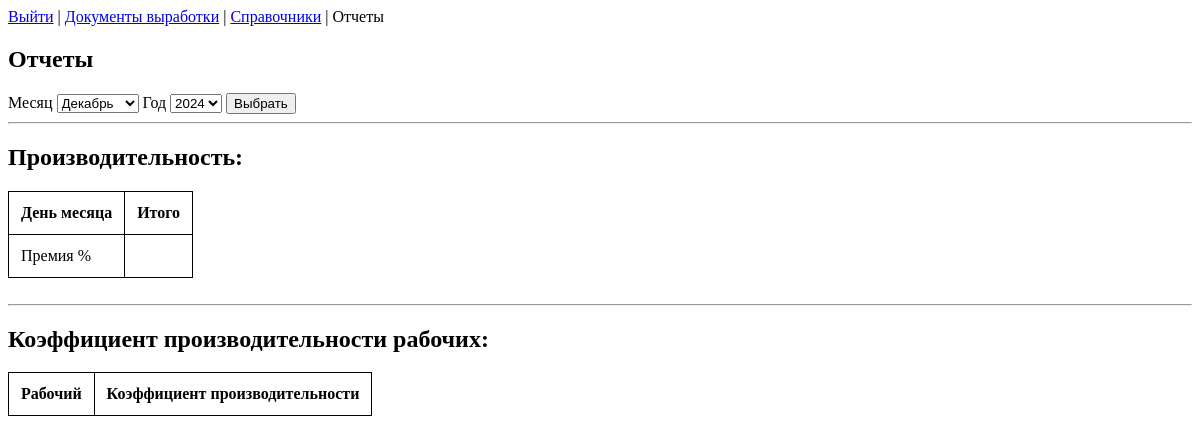
Before: /perf/report/ (signed in) with the older database file.
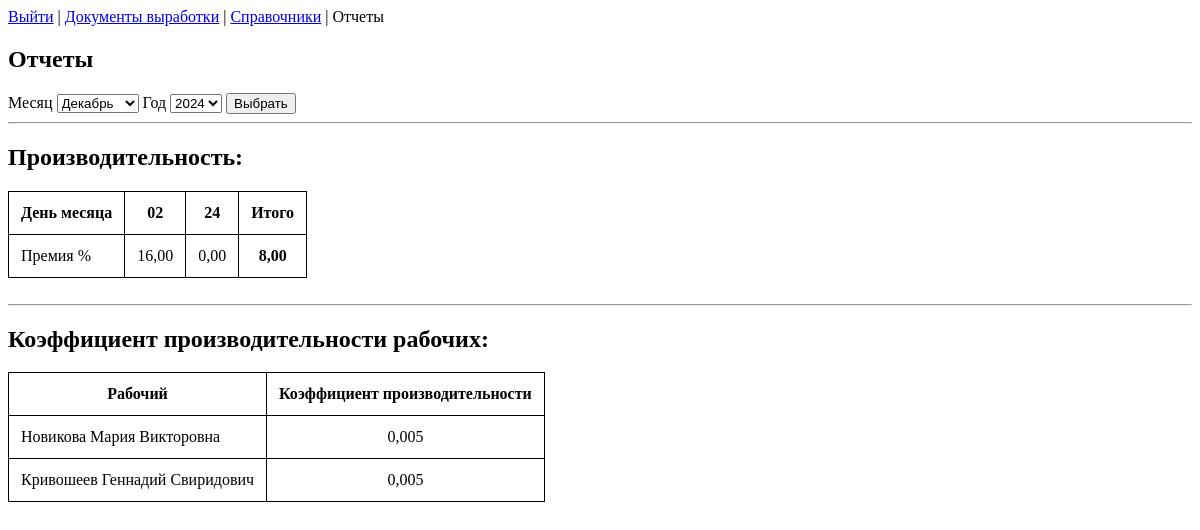
After: the same page with the newer database file.
### performance/models.py (models this page shows, shortened)
class CreatedProducts(models.Model):
    doc_data = models.DateField(default=timezone.now(), verbose_name='Дата')
    doc_number = models.PositiveSmallIntegerField(unique_for_year='doc_data', null=False, verbose_name='Номер')
    percent = models.DecimalField(max_digits=8, decimal_places=5, verbose_name='Процент выработки') # рассчитывается
    description = models.TextField(blank=True, verbose_name='Комментарий')
    class Meta:
        verbose_name_plural = 'Документы выработки'
        verbose_name = 'Документ выработки'
        ordering = ['doc_data']

class Employee(models.Model):
    STATUS = ((True, 'Уволен'), (False, 'Сотрудник'))
    fullname = models.CharField(max_length=150, verbose_name='ФИО')
    hired = models.DateField(default=timezone.now(), verbose_name='Устроен')
    dismissed = models.BooleanField(choices=STATUS, default=False, verbose_name='Статус')
    class Meta:
        verbose_name_plural = 'Сотрудники'
        verbose_name = 'Сотрудник'
        ordering = ['fullname']
    def __str__(self):
        return self.fullname

### performance/views.py (the view)
# urls.py: path('report/', report_view, name='report'),
def report_view(request):
    if not request.user.is_authenticated:
        return redirect('login')
    years, mounts, current_year, current_month = array_for_date_selection()
    if request.method == 'POST':
        req_post = request.POST
        select_data = req_post.get('select_data')
        if select_data:
            current_year = int(req_post.get('year'))
            current_month = int(req_post.get('mount'))
    docs = CreatedProducts.objects.filter(doc_data__month=current_month, doc_data__year=current_year)
    percent_avg = docs.aggregate(Avg('percent'))['percent__avg']
    NORMA_MIN = 10560
    sample = Brigade.objects.filter(doc__doc_data__month=current_month, doc__doc_data__year=current_year)
    workers = {}
    for obj in sample:
        if obj.employee in workers:
            workers[obj.employee] += obj.working.hour * 60 + obj.working.minute
        else:
            workers[obj.employee] = obj.working.hour * 60 + obj.working.minute
    for key, value in workers.items():
        workers[key] = value / NORMA_MIN * float(percent_avg / 100)
    context = {
        'docs': docs,
        'years': years,
        'mounts': mounts,
        'current_year': current_year,
        'current_month': current_month,
        'percent_avg': percent_avg,
        'workers': workers,
    }
    return render(request, 'reports.html', context=context)

### performance/views.py (called while the page is built)
def array_for_date_selection():
    month = localdate().month
    year = localdate().year
    mounts = [
        'Январь', 'Февраль', 'Март',
        'Апрель', 'Май', 'Июнь',
        'Июль', 'Август', 'Сентябрь',
        'Октябрь', 'Ноябрь', 'Декабрь'
    ]
    years = []
    for i in range(year-5, year+1):
        years.append(i)
    return years, mounts, year, month

### performance/templates/reports.html (shortened to what this page needs)
<!DOCTYPE html>
<html lang="ru">
<head>
</head>
<body>
    {% block content %}
        {% if user.is_authenticated %}
            <a href="{% url 'logout' %}">Выйти</a> |
        {% endif %}
        <a href="{% url 'docs_list' %}">Документы выработки</a> | <a href="{% url 'menu_lists' %}">Справочники</a> | <a>Отчеты</a>
        <h2>Отчеты</h2>
        {% include "input_data.html" %}
        <hr>
        <h2>Производительность:</h2>
        <table>
            <tr>
                <th> День месяца </th>
                {% for doc in docs%}
                    <th> {{ doc.doc_data|date:"d" }} </th>
                {% endfor %}
                <th>Итого</th>
            </tr>
            <tr>
                <td> Премия % </td>
                {% for doc in docs %}
                    <td> {{ doc.percent|floatformat:2 }} </td>
                {% endfor %}
                <th>{{percent_avg|floatformat:2}}</th>
            </tr>
        </table>
        <br><hr>
        <h2>Коэффициент производительности рабочих:</h2>
        <table>
            <tr>
                <th> Рабочий </th>
                <th> Коэффициент производительности </th>
            </tr>
            {% for work, value in workers.items %}
            <tr>
                <td> {{ work }} </td>
                <td align="center"> {{ value|floatformat:3 }} </td>
            </tr>
            {% endfor %}
        </table>
    {% endblock %}
</body>
</html>

Changed rows visible on the page:
added CreatedProducts: doc_data "02", percent "16,00"
added CreatedProducts: doc_data "24", percent "0,00"
now on this page (row unchanged): Employee: fullname "Новикова Мария Викторовна", value "0,005"
now on this page (row unchanged): Employee: fullname "Кривошеев Геннадий Свиридович", value "0,005"
Other visible differences:
{{ percent_avg|floatformat:2 }}: (not shown) → "8,00"
